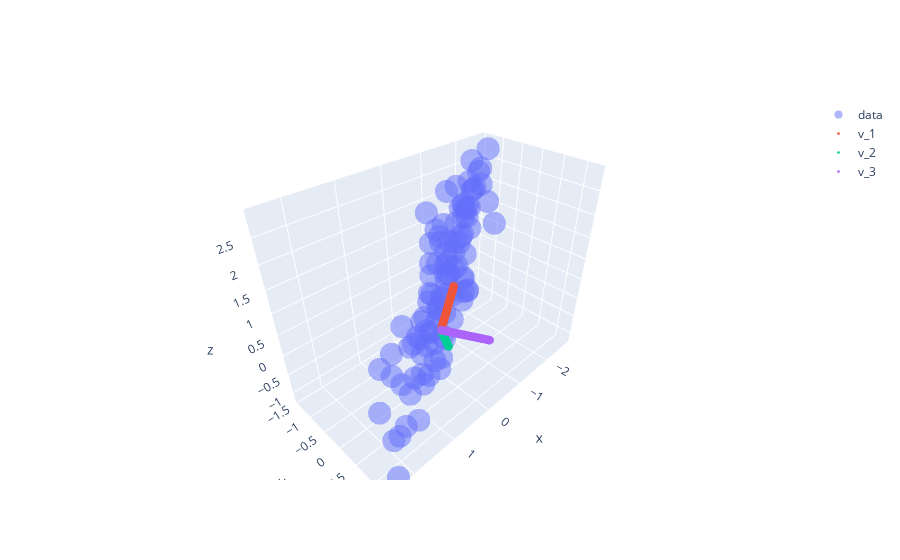

Notebook cell for this chart:
### Markdown cell above
Great! Let's move on.  Back to our data!

# Eigenvectors for our sample 3D dataset

Recall we named our 3x3 covariance matrix 'cov'.  So now we'll compute its eigenvectors, and then re-plot our 3D data and also plot the 3 eigenvectors with it...

### Code cell
# Now that we know we can get the same answers as the numpy library, let's use it
lambdas, vs = sorted_eig(cov)  # Compute e'vals and e'vectors of cov matrix 
print("lambdas, vs =\n",lambdas,"\n",vs)

# Re-plot our data
fig = go.Figure(data=[go.Scatter3d(x=x, y=y, z=z,mode='markers',  
        marker=dict(size=8,opacity=0.5), name="data" ) ])

# Draw some extra 'lines' showing eigenvector directions
n_ev_balls = 50    # the lines will be made of lots of balls in a line
ev_size= 3    # size of balls
t = np.linspace(0,1,num=n_ev_balls)  # parameterizer for drawing along vec directions

for i in range(3):   # do this for each eigenvector 
    # Uncomment the next line to scale (unit) vector by size of the eigenvalue
    # vs[:,i] *= lambdas[i] 
    ex, ey, ez = t*vs[0,i], t*vs[1,i],  t*vs[2,i]
    fig.add_trace(go.Scatter3d(x=ex, y=ey, z=ez,mode='markers',
                marker=dict(size=ev_size,opacity=0.8), name="v_"+str(i+1)))

fig.update_layout( xaxis_title="x", yaxis_title="y", yaxis = dict(scaleanchor = "x",scaleratio = 1) )
fig.show()
